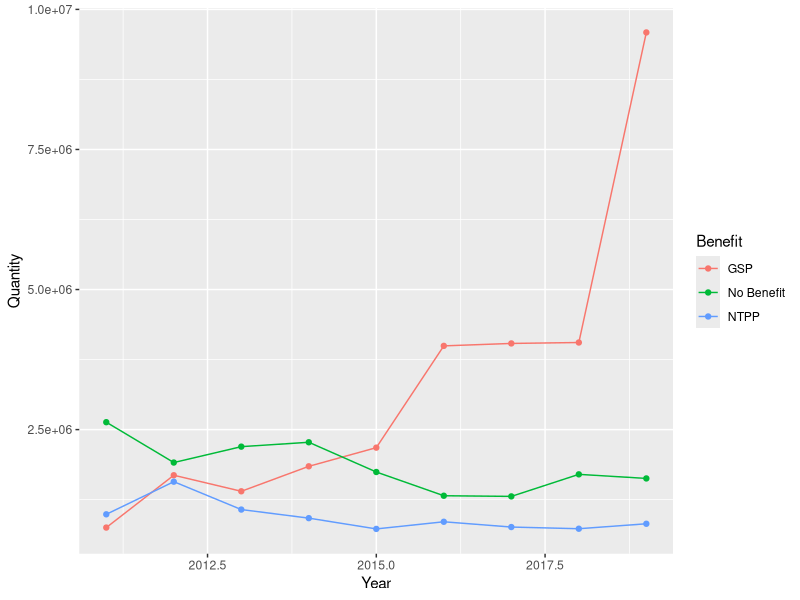
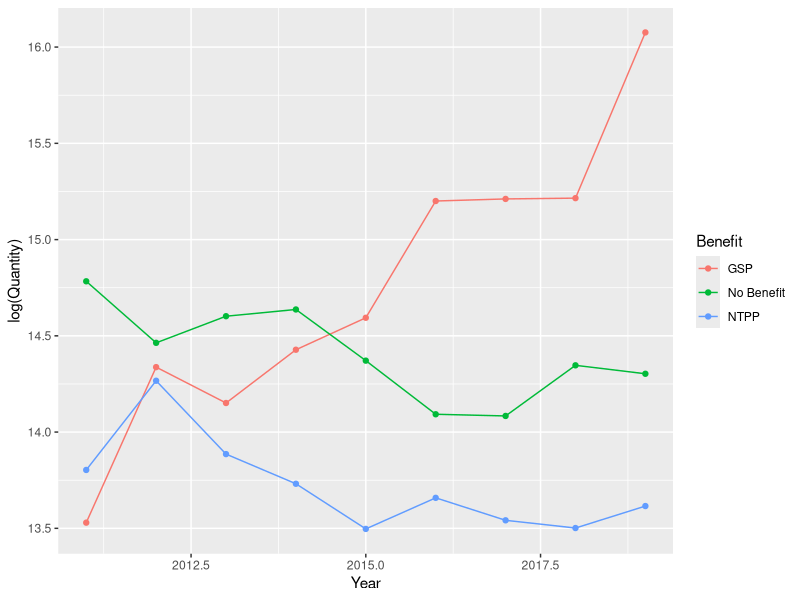
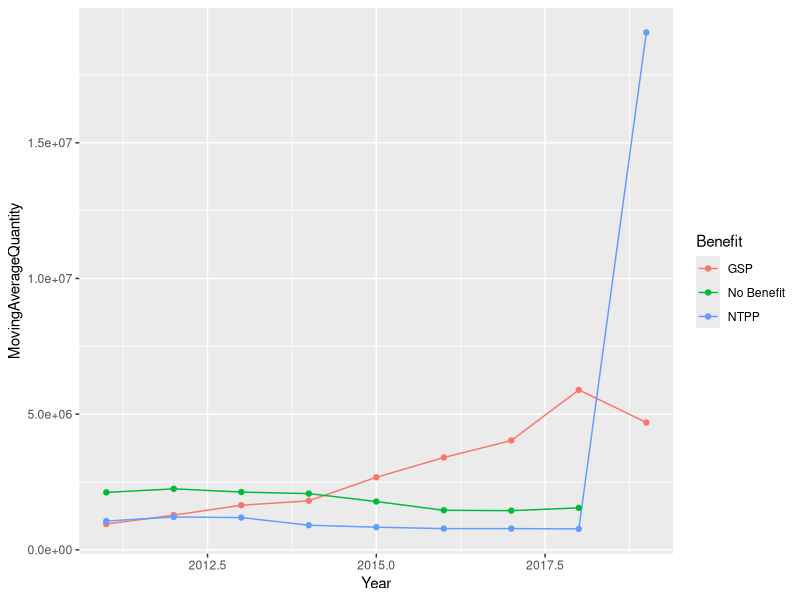
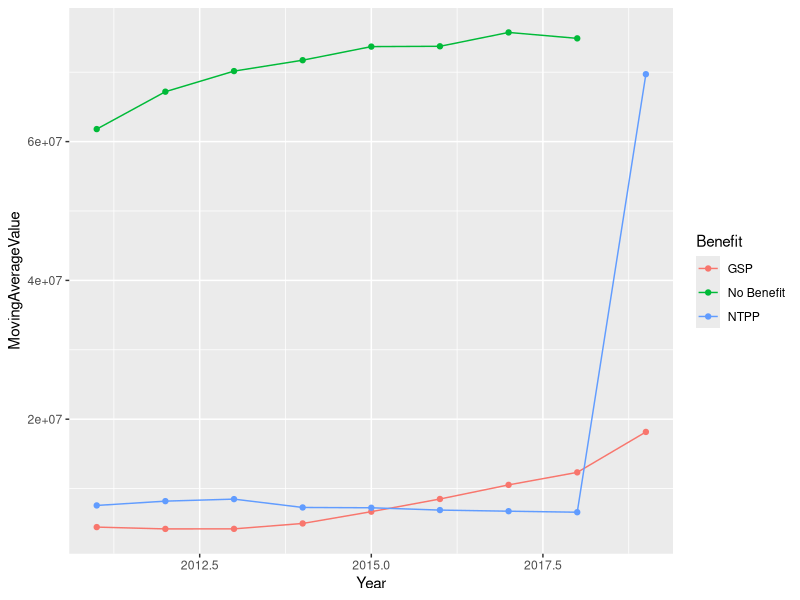

Recreate these plots in R, in order.
#Loading Package
library(readxl)
library(tidyverse)
library(zoo)

setwd("~/OneDrive/My file/Thesis/Data Analysis")
rm(list = ls())

# 1 Importing and cleaning the major data set
US_imports_value <- read_excel("US imports value.xlsx", 
                               sheet = "General Customs Value", skip = 2)

US_imports_quantity <- read_excel("US imports quantity.xlsx", 
                                  sheet = "General 1st Unit of Qty")

Products_Approved_for_Nepal_Trade_Preferences_Program <- read_excel("Products-Approved-for-Nepal-Trade-Preferences-Program.xlsx")

GSP <- read_excel("GSP eligible products only from LDBDC June 2018.xlsx", skip = 1)
GSPall <- read_excel("GSP eligible products for all BDC June 2018.xlsx", skip = 3)

Products_Approved_for_Nepal_Trade_Preferences_Program <- na.omit(Products_Approved_for_Nepal_Trade_Preferences_Program)
Products_Approved_for_Nepal_Trade_Preferences_Program <- Products_Approved_for_Nepal_Trade_Preferences_Program[!duplicated(Products_Approved_for_Nepal_Trade_Preferences_Program),]

GSP <- na.omit(GSP)
GSPall <- na.omit(GSPall)
GSPall <- GSPall[,-4]
colnames(GSPall)[1] <- "HTS Number"
GSP <- bind_rows(GSP, GSPall)
rm(GSPall)

US_imports_quantity$`HTS Number` <- str_remove_all(US_imports_quantity$`HTS Number`,"[[:punct:]]")
US_imports_value$`HTS Number` <- str_remove_all(US_imports_value$`HTS Number`,"[[:punct:]]")
GSP$`HTS Number`<- str_remove_all(GSP$`HTS Number`,"[[:punct:]]")


# 3 Ignoring the unit of quantity 
Quant <- aggregate(.~`HTS Number`+ `Special Import Program` +`Description` , data= US_imports_quantity[ ,c(3,4,5,7:26)], FUN=sum)
Quant_US <- gather(Quant, "Year", "Quantity", 4:23) 
Quant_US$Year <- as.double(substr(Quant_US$Year, 5,9))

# 4 Value aggregate
Value <- gather(US_imports_value[!is.na(US_imports_value$`HTS Number`),-c(1,2)], "Year", "Value",4:23 )
Value$Year <- as.double(substr(Value$Year, 5,9))

All <- left_join(Quant_US,Value, by=c("HTS Number","Description","Special Import Program", "Year"))
rm(Value,Quant)


# 5 After 2016 
# 6 Table 1 ; since the policy was effective from 2017, we are calculating data after 2016

All$NTPP <- ifelse(All$`HTS Number` %in% Products_Approved_for_Nepal_Trade_Preferences_Program$HTS, 1,0)
All$GSP <- ifelse(All$`HTS Number` %in% GSP$`HTS Number`, 1,0)

rm(list=setdiff(ls(), c("All","GSP", "Products_Approved_for_Nepal_Trade_Preferences_Program")))

All$Benefit <- ifelse(All$NTPP==1, "NTPP", ifelse(All$GSP==1 & All$NTPP!=1, "GSP", "No Benefit"))

AllEasy <- summarise(group_by(All, Benefit,Year), Quantity = sum(Quantity), Value= sum(Value))

AllEasy$MovingAverageQuantity <- c(NA,rollmean(AllEasy$Quantity,3),NA)
AllEasy$MovingAverageValue <- c(NA,rollmean(AllEasy$Value,3),NA)

#Trying out parallel trend assumption
#Quantity over years
AllEasy%>%
  filter(Year>2010)%>%
  ggplot( aes(x=Year, y=Quantity, group=Benefit, color= Benefit)) +
  geom_line() + geom_point()

#Log Quantity
AllEasy%>%
  filter(Year>2010)%>%
  ggplot( aes(x=Year, y=log(Quantity), group=Benefit, color= Benefit)) +
  geom_line() + geom_point()

# Three years moving Quantity
AllEasy%>%
  filter(Year>2010)%>%
  ggplot( aes(x=Year, y=MovingAverageQuantity, group=Benefit, color= Benefit)) +
  geom_line() + geom_point()

#Three years moving Value
AllEasy%>%
  filter(Year>2010)%>%
  ggplot( aes(x=Year, y=MovingAverageValue, group=Benefit, color= Benefit)) +
  geom_line() + geom_point()

#We find the Three years moving Quantity has somewhat parallel trend since 2010,
#Since trade is very dynamic event, a trend at three years would suffice our assumption

FinalDataSet <- All %>% filter(Year>2009)
FinalDataSet <- summarise(group_by(FinalDataSet, `HTS Number`, Year), Total_Quantity= sum(Quantity)) # summarize because the product must not repeat more than one in a year

FinalDataSet$NTPP <- ifelse(FinalDataSet$`HTS Number` %in% Products_Approved_for_Nepal_Trade_Preferences_Program$HTS,1,0)
FinalDataSet$GSP <- ifelse(FinalDataSet$`HTS Number` %in% GSP$`HTS Number`,1,0)
FinalDataSet$InterventionYear <- ifelse(FinalDataSet$Year>2016,1,0)

FinalDataSet <- FinalDataSet[!c(FinalDataSet$GSP==1 & FinalDataSet$NTPP==0),] #If GSP but not NTPP, it is deleted

extra <- summarise(group_by(All,`HTS Number`), total = sum(Quantity))  ## To delete product with no trade in the record (any year)
extra <- extra$`HTS Number`[extra$total==0]

FinalDataSet <- FinalDataSet[!(FinalDataSet$`HTS Number` %in% extra),]

DID <- lm(log(Total_Quantity+1) ~  NTPP*InterventionYear, data=FinalDataSet )
summary(DID)

